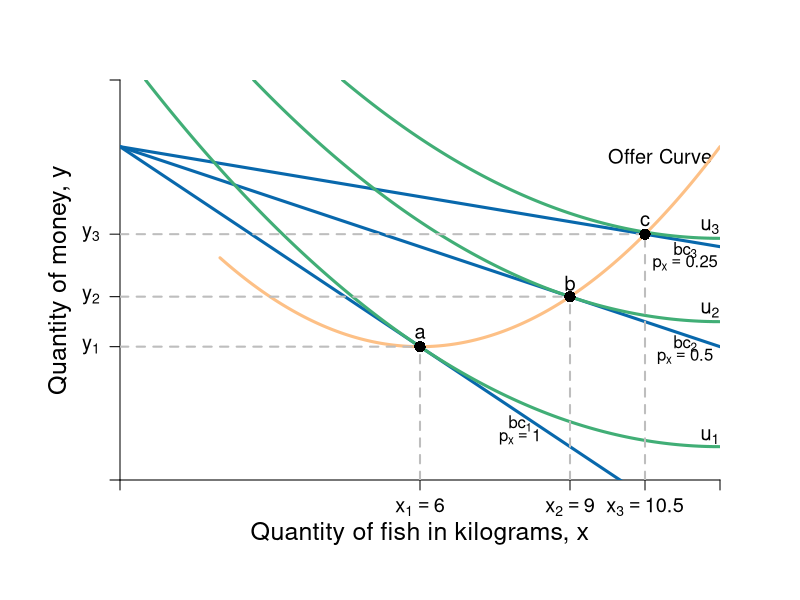

R code for this plot:
require(shape)
pdf(file = "indmarketdemand/offer_curve_qql.pdf", width = 9, height = 7)

#Set parameters for graphics
axislabelsize <- 1.5
labelsize <- 1.2
graphlinewidth <- 3
segmentlinewidth <- 2

COL <- c("#7fc97f", "#beaed4", "#fdc086", "#ffff99", "#386cb0", "#f0027f", "#bf5b17", "#666666")
COLA <- c("#99d8c9","#66c2a4","#41ae76", "#238b45", "#005824")
COLB <- c("#4eb3d3", "#2b8cbe", "#0868ac","#084081")

#Edited the margins to cater for the larger LHS labels
par(mar =  c(6, 6, 4, 4))

mrsA <- function(x, rmax = 10, xmax = 20) {
  rmax - (rmax/xmax)*x
}


uA <- function(x, y, rmax = 2, xmax = 12) {
  y + rmax*x - (1/2)*(rmax/xmax)*x^2
}

indiffA1 <- function(x, uA = 10, rmax = 2.5, xmax = 10) {
  uA - rmax*x + (1/2)*(rmax/xmax)*(x^2)
}

offerCurve <- function(x, w, rmax = 2, xmax = 12) {
  w - rmax*x + (rmax/xmax)*x^2
}

bcA <- function(x, w = 20, p = 2) {
  w - p*x
}


xlims <- c(0, 12)
ylims <- c(0, 12)

npts <- 501 
x <- seq(xlims[1], xlims[2], length.out = npts)
y <- seq(ylims[1], ylims[2], length.out = npts) 
a <- c(13, 16.75, 19.25)

plot(0, 0, xlim = xlims, ylim = ylims, type = "n",
     xlab = expression(paste("")),
     ylab = expression(paste("")), 
     xaxt = "n", 
     yaxt = "n", 
     cex.lab = axislabelsize, 
     bty = "n",
     xaxs="i", 
     yaxs="i")

# ticksy <- seq(from = ylims[1], to = ylims[2], by = 1)
# ylabels <- seq(from = ylims[1], to = ylims[2], by = 1)
# ticksx <- seq(from = xlims[1], to = xlims[2], by = 1)
# xlabels <- seq(from = xlims[1], to = xlims[2], by = 1)
ticksy <- c(0, 4, 5.5, 7.375 , ylims[2])
ylabels <- c(NA, expression(paste(y[1])), expression(paste(y[2])), expression(paste(y[3])), NA)
ticksx <- c(0, 6, 9, 10.5,  xlims[2])
xlabels <- c(NA, expression(paste(x[1])==6), expression(paste(x[2])==9), expression(paste(x[3])==10.5), NA)




axis(1, at = ticksx, pos = 0, labels = xlabels, cex.axis = labelsize)
axis(2, at = ticksy, pos = 0, labels = ylabels, las = 1, cex.axis = labelsize)

npts <- 500 
xx1 <- seq(xlims[1], xlims[2], length.out = npts)

#lines(xx1, bcA(xx1, w = 10, p = 1.5), col = COLB[3], lwd = graphlinewidth)
lines(xx1, bcA(xx1, w = 10, p = 1), col = COLB[3], lwd = graphlinewidth)
lines(xx1, bcA(xx1, w = 10, p = 0.5), col = COLB[3], lwd = graphlinewidth)
lines(xx1, bcA(xx1, w = 10, p = 0.25), col = COLB[3], lwd = graphlinewidth)


#Label the axes
mtext(expression(paste("Quantity of fish in kilograms, ", x)), side=1, line = 2.5, cex = axislabelsize)
text(-1.2, 0.5*ylims[2], expression(paste("Quantity of money, ", y)), xpd = TRUE, cex = axislabelsize, srt = 90) 

#Label the indifference curves
text(11.8, 1.3, expression(u[1]), cex = labelsize)
text(11.8, 5.1, expression(u[2]), cex = labelsize)
text(11.8, 7.6, expression(u[3]), cex = labelsize)

#Label the price lines
text(8, 1.7, expression(paste(bc[1])))
text(8, 1.3, expression(paste(p[x] == 1)))
text(11.3, 4.1, expression(paste(bc[2])))
text(11.3, 3.7, expression(paste(p[x] == 0.5)))
text(11.3, 6.9, expression(paste(bc[3])))
text(11.3, 6.5, expression(paste(p[x] == 0.25)))

#Label the offer curve
text(10.8, 9.7, expression("Offer Curve"), cex = labelsize)

#Add the contour plot for the indifference curves
contour(x, y, 
        outer(x, y, uA),
        drawlabels = FALSE,
        col = COLA[3],
        lwd = graphlinewidth,
        levels = a, 
        xaxs="i", 
        yaxs="i", 
        add = TRUE)

#Add the offer curve (superimposed on the indifference curves tangent to the price lines)
xx2 <- seq(2, xlims[2], length.out = npts)
lines(xx2, offerCurve(xx2, w = 10, rmax = 2, xmax = 12), col = COL[3], lwd = graphlinewidth)

#Segments for points on Offer curve
segments(0, 4, 6, 4, lty = 2, col = "gray" , lwd = segmentlinewidth)
segments(6, 0, 6, 4, lty = 2, col = "gray" , lwd = segmentlinewidth)
segments(0, 5.5, 9, 5.5, lty = 2, col = "gray" , lwd = segmentlinewidth)
segments(9, 0, 9, 5.5, lty = 2, col = "gray" , lwd = segmentlinewidth)
segments(0, 7.375, 10.5, 7.375, lty = 2, col = "gray" , lwd = segmentlinewidth)
segments(10.5, 0, 10.5, 7.375, lty = 2, col = "gray" , lwd = segmentlinewidth)

#Annotate points on offer curve mrs = p for each of p = 1, 0.5, 0.25
#Where mrs = 2 - (1/6)*x
points(6, 4, pch = 16, col = "black", cex = 1.5)
points(9, 5.5, pch = 16, col = "black", cex = 1.5)
points(10.5, 7.375, pch = 16, col = "black", cex = 1.5)

text(6, 4.4, expression(paste(a)), cex = labelsize)
text(9, 5.9, expression(paste(b)), cex = labelsize)
text(10.5, 7.775, expression(paste(c)), cex = labelsize)

dev.off()
